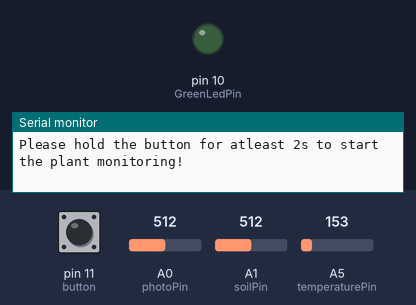
The sketch below on a simulated Arduino Uno, built with avr-gcc and run on an emulated ATmega328P. On the bench: output pins drawn as LEDs (lit = HIGH), the last lines printed to the serial monitor. The test bench sets the inputs (shaded band); at power-on: pin 11 (button) HIGH, A1 (soilPin) = 512, A0 (photoPin) = 512, A5 (temperaturePin) = 153.

Above: at 2.8 s.
2.9 s: pin 11 (button) pulled LOW for 2.35 s
6.7 s: pin 11 (button) driven LOW
12.7 s: A1 (soilPin) set to 422
15.4 s: A1 (soilPin) set to 392
At 17.3 s:
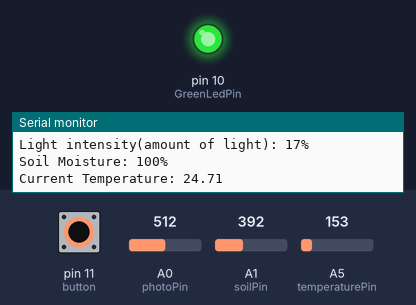
18.1 s: A1 (soilPin) set to 511
At 19.3 s:
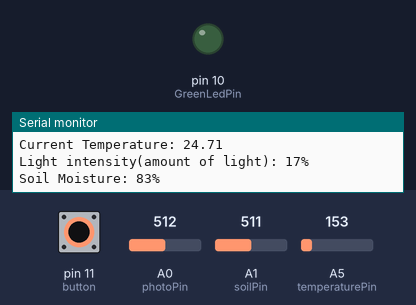
20.8 s: A1 (soilPin) set to 306
At 21.9 s:
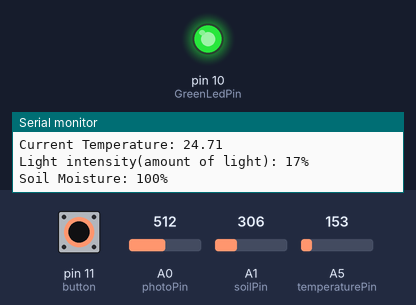
Timing chart, 0 to 23.8 s (numbered marks = the images above; inputs shaded):
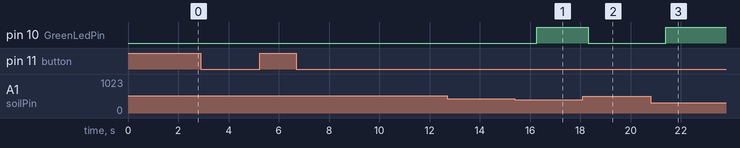

Measured:
- the behaviour switches between 407 and 406 on A1 (soilPin) (found by bisection; images 0 and 1)
- after the input at 15.4 s, pin 10 (GreenLedPin): LOW → HIGH after 0.88 s
- after the input at 18.1 s, pin 10 (GreenLedPin): HIGH → LOW after 0.22 s
- after the input at 20.8 s, pin 10 (GreenLedPin): LOW → HIGH after 0.60 s

The sketch:

Main.ino
```cpp
const int temperaturePin = A5; //sets temperaturePin as the variable to represent the pin that the temperature sensor is connected to
const int photoPin = A0; //sets photoPin as the variable to represent the pin that the photoresistor is connected to
const int soilPin = A1; //sets soilPin as the variable to represent the pin that the soil moisture sensor is connected to
const int RedLedPin = 5; //sets RedLedPin as the variable to represent the pin that the red led is connected to
const int GreenLedPin = 10;//sets GreenLedPin as the variable to represent the pin that the green led is connected to
const int button = 11; //sets button as the variable to represent the pin that the button is connected to
int soilLevel; //creates the variable soilLevel as the variable to represent the moisture % in the soil
int photoInput; //creates the variable photoInput to represent the light intensity in the area
int lastState = HIGH; //creates the variable lastState to represent the state of the button and declares it as high
int currentState; //creates the variable currentState to represent the current state of the button
int temperatureInput; //creates the variable temperatureInput to represent the
double temperature; //creates the variable temperature to represent the temperature in C*
void setup() { //this code is run once
  Serial.begin(9600); //sets the data rate in bits/s for serial data transmission, the data rate is 9600bits/s
  pinMode(button,INPUT_PULLUP); //uses the pullup resistor on the arduino for the button

}

void loop() { //this code is constantly looped and is run infinitely
  currentState = digitalRead(button); //the state of the button is read and stored in the currentState variable
  photoInput = analogRead(photoPin); //the values of the photoresistor depending on the light intensity are read and stored
  photoInput = constrain(photoInput,400,1023); //the values of the photoresistor are constrained between 400-1023
  photoInput = map(photoInput,400,1023,0,100);//when the photoresistor is under light it's maximum value is 1023 and this is mapped to be 100 to create a percentage scale
  soilLevel = analogRead(soilPin); //the value of the moisture sensor is read and stored in the variable
  soilLevel = constrain(soilLevel,400,1023); //the values of the moisture sensor are constrained between 400-1023
  soilLevel = map(soilLevel,400,1023,100,0); //the values of the moisture sensor are mapped to create a percentage scale
  temperatureInput = analogRead(temperaturePin); //the voltage value of the temperature sensor is read and stored
  temperature = (double)temperatureInput/1024; //the temperature is divided by 1024 to convert it from volts to millivolts
  temperature = temperature * 5; //the temperature variable is multiplied by 5
  temperature = (temperature - 0.5) * 100; //the temperature variable is converted into celsius degrees by using the formula
  if(currentState == LOW) //if the button is clicked the following block of code is executed
  {
    Serial.print("Current Temperature: "); //prints the temperature in the serial monitor
    Serial.println(temperature);
    Serial.print("Light intensity(amount of light): "); //prints the light intensity in the serial monitor
    Serial.print(photoInput);
    Serial.print("%");
    Serial.println();
    Serial.print("Soil Moisture: "); //prints the soil moisture in the serial monitor
    Serial.print(soilLevel);
    Serial.print("%");
    Serial.println();
    if((18 <= temperature) && (10 <= photoInput) && (100 == soilLevel)) //if ideal growing conditions are met the green LED will turn on
    {
      digitalWrite(RedLedPin, LOW); //red led is turned on if it was on
      analogWrite(GreenLedPin, 255); //green led is set on full brightness
    }
    else
    {
      digitalWrite(RedLedPin, HIGH); //if growing conditions aren't met the red led turns on
      analogWrite(GreenLedPin, 0);//green led turns off
    }
    delay(1000); //the loop delays for a second before continuing to loop
  }
  else if(currentState == HIGH) //if the button isn't clicked then the leds are turned off and the user is prompted to click the button
  {
    digitalWrite(RedLedPin, LOW);
    analogWrite(GreenLedPin, 0);
    Serial.println("Please hold the button for atleast 2s to start the plant monitoring!"); //the user is prompted to click the button to start the plant monitoring
    delay(2000);
  }
  lastState = currentState; //the variable lastState stores the current state of the button
}
```
